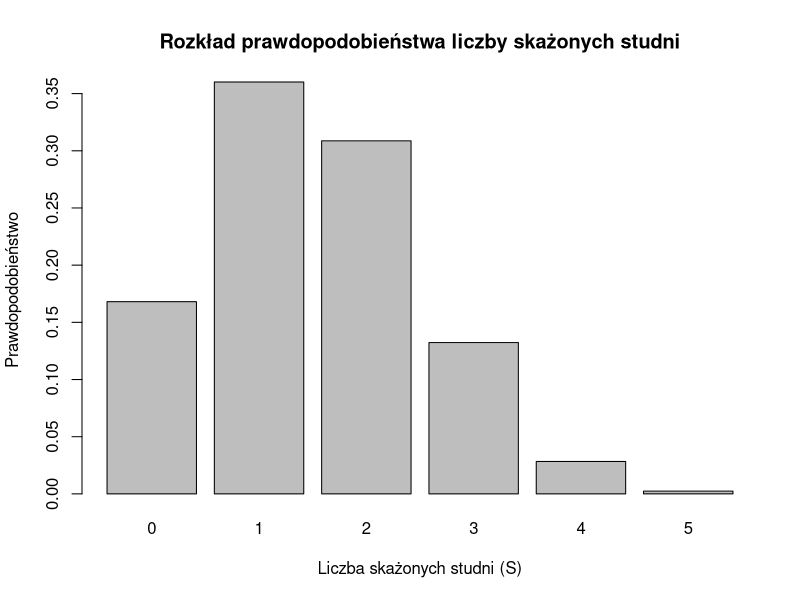

Source code (R):
# Obliczanie prawdopodobieństw dla s = 0,1,2,3,4,5
n <- 5
p <- 0.3
s <- 0:5

# Obliczanie prawdopodobieństw
probs <- dbinom(s, n, p)

# Stworzenie wykresu
barplot(probs, names.arg=s,
        main="Rozkład prawdopodobieństwa liczby skażonych studni",
        xlab="Liczba skażonych studni (S)",
        ylab="Prawdopodobieństwo")

# Wyświetlenie rozkładu
for(i in 1:length(s)) {
    cat("P(S =", s[i],") =", round(probs[i], 4), "\n")
}